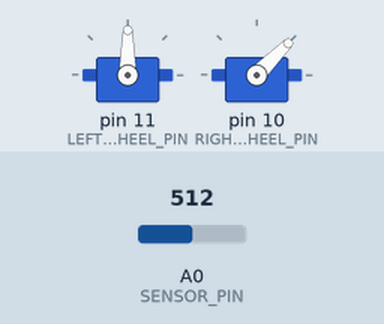
This sketch was run on a simulated Arduino Uno, built with avr-gcc and run on an emulated ATmega328P. On the bench: 2 × servo. The inputs (shaded band) are chosen by the test bench; at power-on: A0 (SENSOR_PIN) = 512. What the sketch prints to the serial monitor is not drawn.

Above: at 1.2 s.
1.3 s: A0 (SENSOR_PIN) set to 495
At 2.5 s:
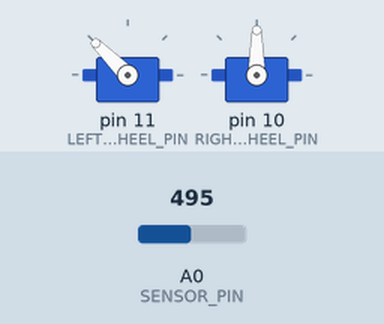
2.8 s: A0 (SENSOR_PIN) set to 716
At 3.5 s:
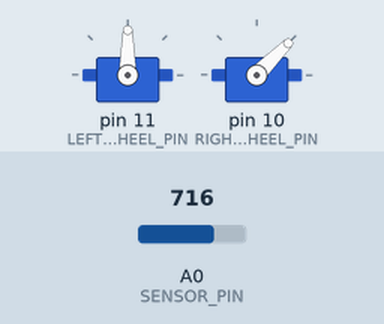
4.3 s: A0 (SENSOR_PIN) set to 511
At 4.7 s:
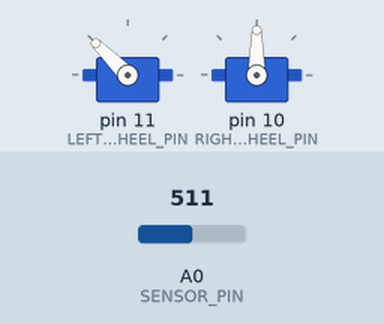
Timing chart, 0 to 7.3 s (numbered marks = the images above; inputs shaded):
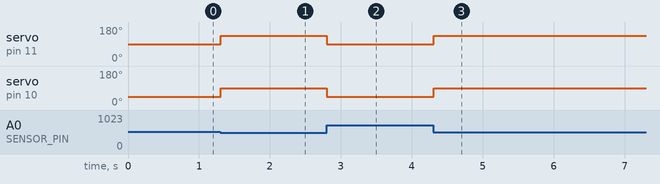

The sketch:

wrobot_v2.ino
```cpp
#include <Servo.h>

#define RIGHT_WHEEL_PIN 10
#define LEFT_WHEEL_PIN 11

#define SENSOR_PIN  0

Servo leftMotor;
Servo rightMotor;

enum motors_t {
    LEFT_MOTOR,
    RIGHT_MOTOR,
    LAST_MOTOR
};

Servo *motors[LAST_MOTOR];

#define FULL_SPEED 90

void setup() {
  // put your setup code here, to run once:
    Serial.begin(9600);
    motors[LEFT_MOTOR] = &leftMotor;
    motors[RIGHT_MOTOR] = &rightMotor;

    leftMotor.attach(LEFT_WHEEL_PIN);
    rightMotor.attach(RIGHT_WHEEL_PIN);
    moveMotor(LEFT_MOTOR, 0);
    moveMotor(RIGHT_MOTOR, 0);
}

void loop() {
  // put your main code here, to run repeatedly:
  // 0 means one direction, 180 means the other and 90 means stay still
    int value = analogRead(SENSOR_PIN);
    value = map(value, 0, 1023, 0, 100);
    Serial.println(value);

    if (value >= 50) {
         moveMotor(LEFT_MOTOR, 0);
         moveMotor(RIGHT_MOTOR, FULL_SPEED/2);
    } else {
         moveMotor(LEFT_MOTOR, FULL_SPEED/2);
         moveMotor(RIGHT_MOTOR,0);
    }

    delay(2);
}

/*
 * moveMotor
 *     motor : LEFT_MOTOR | RIGHT_MOTOR
 *     motorSpeed [-90, 90] negative means backwards, positive means full, 0 means still)
 */
void moveMotor(int motor, int motor_speed) {

      if (motor == RIGHT_MOTOR) {
           motor_speed *= -1;
      }

      int servo_in = motor_speed + 90;

      if (servo_in < 0) {
          servo_in = 0;
      } else if (servo_in > 180) {
          servo_in = 180;
      }
      motors[motor]->write(servo_in);
}
```

Measured:
- the behaviour switches between 512 and 511 on A0 (SENSOR_PIN) (found by bisection; images 0 and 1)
- after the input at 1.3 s, servo on pin 11 (LEFT_WHEEL_PIN): 90° → 135° at once; servo on pin 10 (RIGHT_WHEEL_PIN): 45° → 90° at once
- after the input at 2.8 s, servo on pin 11 (LEFT_WHEEL_PIN): 135° → 90° at once; servo on pin 10 (RIGHT_WHEEL_PIN): 90° → 45° at once
- after the input at 4.3 s, servo on pin 11 (LEFT_WHEEL_PIN): 90° → 135° at once; servo on pin 10 (RIGHT_WHEEL_PIN): 45° → 90° at once
